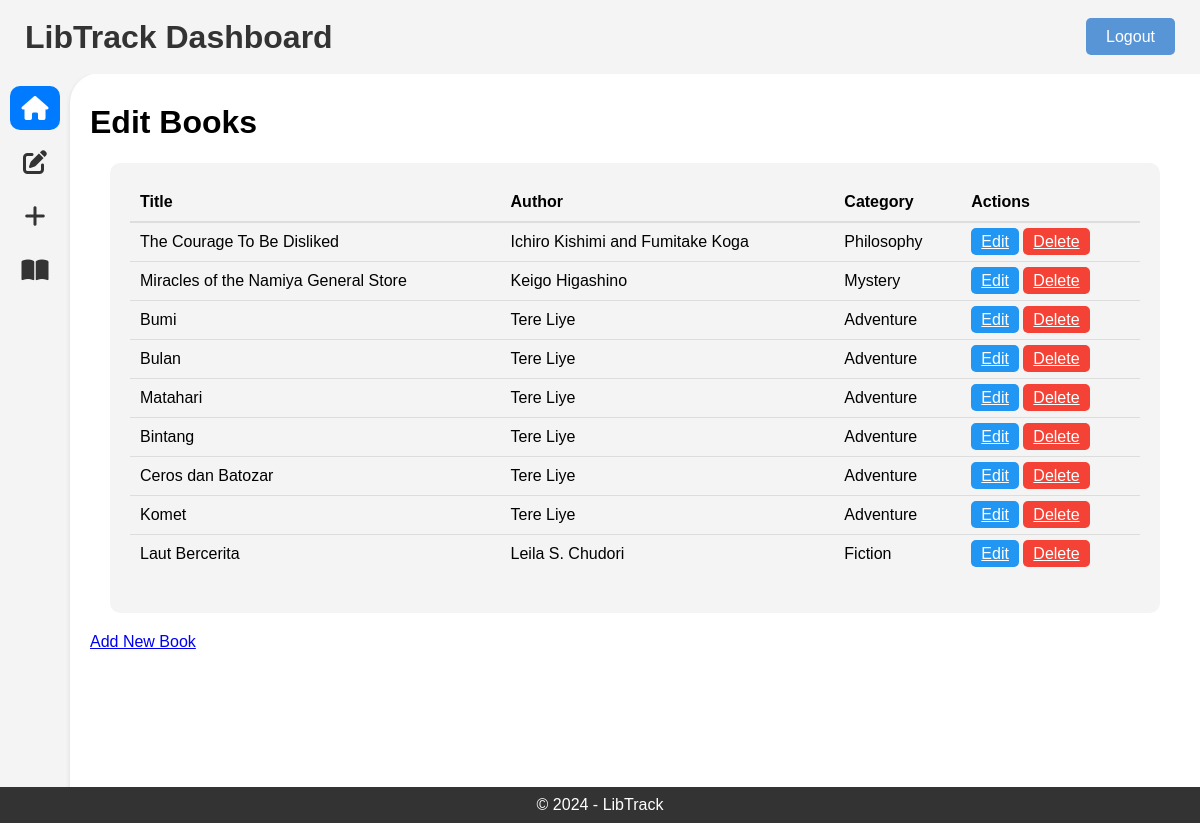
The app's page /op/manageBooks.php (signed in) with its own data.
### tables this page shows
CREATE TABLE `books` (
  `id` int(11) NOT NULL,
  `isbn` bigint(100) NOT NULL,
  `img` varchar(100) NOT NULL,
  `title` varchar(50) NOT NULL,
  `author` varchar(50) NOT NULL,
  `description` varchar(2000) DEFAULT NULL,
  `stock` int(4) NOT NULL,
  `category` varchar(20) NOT NULL
);

### op/manageBooks.php (the view, shortened to what this page needs)
<!DOCTYPE html>
<html lang="en">
<head>
    <link rel="stylesheet" href="public/css/styleAdmin.css">
    <link rel="stylesheet" href="https://cdnjs.cloudflare.com/ajax/libs/font-awesome/6.4.0/css/all.min.css">
</head>
<body>
    <?php include "includes/header.php" ?>
    <div class="container">
        <aside class="sidebar">
            <?php include 'includes/sidebar.php'; ?>
        </aside>
        <main class="main-content">
            <h1>Edit Books</h1>
            <div class="table-container">
                <table>
                    <thead>
                        <tr>
                            <th>Title</th>
                            <th>Author</th>
                            <th>Category</th>
                            <th>Actions</th>
                        </tr>
                    </thead>
                    <tbody>
                        <?php
                        $query = "SELECT isbn, title, author, category FROM books";
                        $result = mysqli_query($conn, $query);
                        while ($row = mysqli_fetch_assoc($result)) {
                            echo "<tr>";
                            echo "<td>" . htmlspecialchars($row['title']) . "</td>";
                            echo "<td>" . htmlspecialchars($row['author']) . "</td>";
                            echo "<td>" . htmlspecialchars($row['category']) . "</td>";
                            echo "<td>
                                    <a href='editBooks.php?isbn=" . $row['isbn'] . "' class='btn-edit'>Edit</a>
                                      <a href='deleteBooks.php?isbn=" . $row['isbn'] . "' class='btn-delete' onclick='return confirm(\"Are you sure you want to delete this book?\")'>Delete</a>
                                   </td>";
                            echo "</tr>";
                        }
                        ?>
                    </tbody>
                </table>
            </div>
            <a href="addBooks.php" class="btn-add">Add New Book</a>
        </main>
    </div>
    <footer>
        <p class="copyright">© 2024 - LibTrack</p>
    </footer>
</body>
</html>

### op/public/css/styleAdmin.css (style rules this page uses)
body { font-family: Arial, Helvetica, sans-serif; margin: 0; padding: 0; display: flex; overflow: hidden; flex-direction: column; height: 100vh; }
body { background-color: #f4f4f4; }
.container { display: flex; flex-direction: row; flex: 1; background-color: #f4f4f4; display: flex; height: calc(100vh - 60px); }
.main-content { margin-left: 70px; margin-top: 73px; flex: 1; overflow-y: auto; height: calc(100vh - 60px); transition: margin-left 0.3s ease; }
aside { position: fixed; top: 40px; left: 0; bottom: 0; width: 50px; overflow-y: 0; background-color: #f4f4f4; padding: 30px 0px 10px 10px; transition: width 0.3s ease; overflow: hidden; }
main { flex: 1; padding: 10px 20px 0 20px; background-color: #ffffff; border-top-left-radius: 30px; margin: 10px 0 0 10px; box-shadow: 0 2px 5px rgba(0, 0, 0, 0.1); }
footer { background-color: #333; color: #fff; text-align: center; padding: 1px; position: fixed; bottom: 0; left: 0; right: 0; }
.copyright { display: block; margin-block-start: 0.5em; margin-block-end: 0.5em; margin-inline-start: 0px; margin-inline-end: 0px; unicode-bidi: isolate; }
.table-container { max-width: 100%; margin: 20px; padding: 20px; background-color: #f4f4f4; border-radius: 10px; }
table { border-collapse: collapse; width: 100%; margin-bottom: 20px; }
th, td { border: none; border-bottom: 1px solid #ddd; padding: 10px; text-align: left; }
th { background-color: #f4f4f4; border-bottom: 2px solid #ddd; }
tr:last-child td { border-bottom: none; }
.btn-edit, .btn-delete { padding: 5px 10px; background-color: #4CAF50; color: white; border: none; cursor: pointer; }
.btn-edit { border-radius: 5px; background-color: #2196F3; }
.btn-delete { border-radius: 5px; background-color: #f44336; }

### records on screen
books: title "The Courage To Be Disliked", author "Ichiro Kishimi and Fumitake Koga", category "Philosophy"
books: title "Miracles of the Namiya General Store", author "Keigo Higashino", category "Mystery"
books: title "Bumi", author "Tere Liye", category "Adventure"
books: title "Bulan", author "Tere Liye", category "Adventure"
books: title "Matahari", author "Tere Liye", category "Adventure"
books: title "Bintang", author "Tere Liye", category "Adventure"
books: title "Ceros dan Batozar", author "Tere Liye", category "Adventure"
books: title "Komet", author "Tere Liye", category "Adventure"
books: title "Laut Bercerita", author "Leila S. Chudori", category "Fiction"
